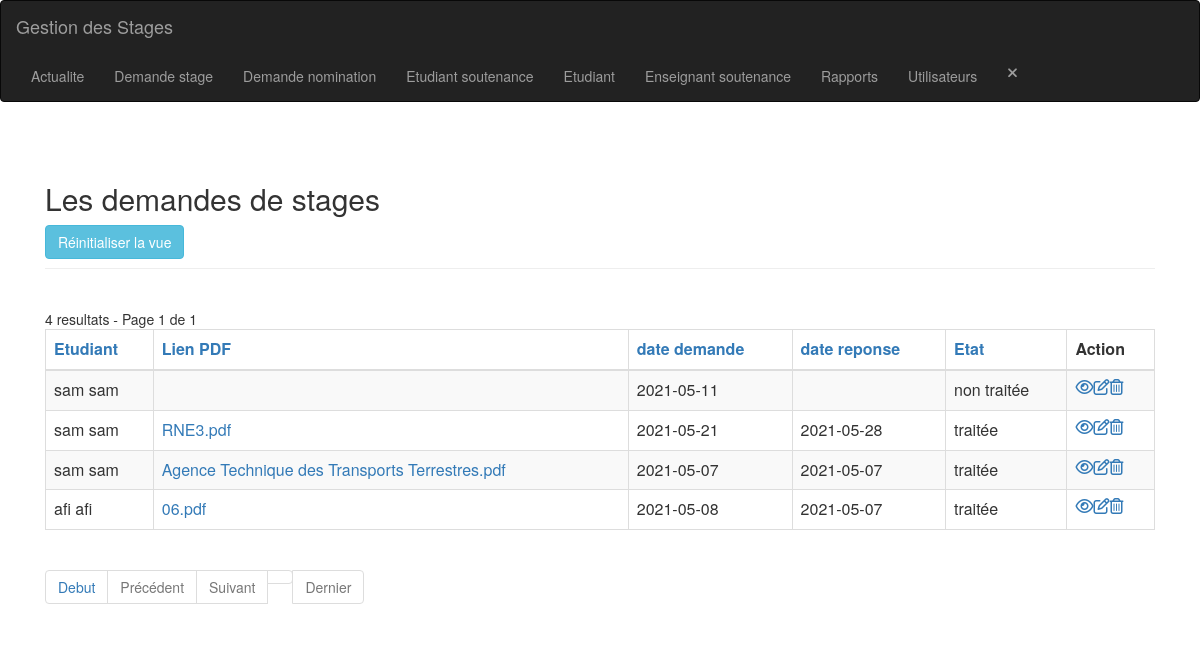
The page /demande_stage-index.php (signed in) on the database its author committed.
### tables this page shows
CREATE TABLE IF NOT EXISTS `demande_stage` (
  `id` int(11) NOT NULL AUTO_INCREMENT,
  `id_etudiant` int(11) NOT NULL,
  `nom_pdf` varchar(250) NOT NULL,
  `date_demande` varchar(15) NOT NULL,
  `date_reponse` varchar(15) NOT NULL,
  `etat` int(11) NOT NULL,
  PRIMARY KEY (`id`),
  KEY `demande_stage_ibfk_1` (`id_etudiant`)
);

CREATE TABLE IF NOT EXISTS `utilisateur` (
  `id` int(11) NOT NULL AUTO_INCREMENT,
  `nom` varchar(30) NOT NULL,
  `prenom` varchar(30) NOT NULL,
  `tel` int(30) NOT NULL,
  `email` varchar(50) NOT NULL,
  `adresse` varchar(50) NOT NULL,
  `cin` varchar(10) NOT NULL,
  `login` varchar(30) NOT NULL,
  `pwd` varchar(30) NOT NULL,
  `approuver` int(11) NOT NULL,
  `type` int(11) NOT NULL,
  PRIMARY KEY (`id`),
  UNIQUE KEY `login` (`login`)
);

### config.php (called while the page is built, shortened)
<?php
$no_of_records_per_page = 8;

### function.php (called while the page is built)
<?php
function getEtudiantName($link, $id)
{
    $nom = '';
    $sql = "SELECT nom,prenom FROM utilisateur WHERE id = $id";
    if ($stmt = mysqli_prepare($link, $sql)) {
        if (mysqli_stmt_execute($stmt)) {
            $result = mysqli_stmt_get_result($stmt);
            if (mysqli_num_rows($result) == 1) {
                $row = mysqli_fetch_array($result, MYSQLI_ASSOC);
                $nom = $row["nom"] . ' ' . $row["prenom"];
            }
        }
    }
    return $nom;
}
function getEtat($etat)
{
    if ($etat) {
        return 'traitée';
    } else {
        return 'non traitée';
    }
}

### demande_stage-index.php (the view, shortened to what this page needs)
<?php
include_once('header.php');
include_once('navbar.php');
include_once('function.php');
?>
<section class="pt-5">
    <div class="container-fluid">
        <div class="row">
            <div class="col-md-12">
                <div class="page-header clearfix">
                    <h2 class="float-left">Les demandes de stages</h2>
                    <a href="demande_stage-index.php" class="btn btn-info float-right mr-2">Réinitialiser la vue</a>
                </div>
                <br>
                <?php
                require_once "config.php";
                $domain     = $_SERVER['HTTP_HOST'];
                $script   = $_SERVER['SCRIPT_NAME'];
                $parameters   = $_SERVER['QUERY_STRING'];
                $protocol = strpos(strtolower($_SERVER['SERVER_PROTOCOL']), 'https')
                    === FALSE ? 'http' : 'https';
                $currenturl = $protocol . '://' . $domain . $script . '?' . $parameters;
                if (isset($_GET['pageno'])) {
                    $pageno = $_GET['pageno'];
                } else {
                    $pageno = 1;
                }
                $offset = ($pageno - 1) * $no_of_records_per_page;
                $total_pages_sql = "SELECT COUNT(*) FROM demande_stage";
                $result = mysqli_query($link, $total_pages_sql);
                $total_rows = mysqli_fetch_array($result)[0];
                $total_pages = ceil($total_rows / $no_of_records_per_page);
                $order = 'id';
                $sort = 'desc';
                $wheresql = '';
                $sql = "SELECT * FROM demande_stage " . $wheresql . " ORDER BY $order $sort LIMIT $offset, $no_of_records_per_page";
                $count_pages = "SELECT * FROM demande_stage " . $wheresql;
                if (!empty($_GET['search'])) {
                    $search = ($_GET['search']);
                    $sql = "SELECT * FROM demande_stage
                            WHERE CONCAT (id_etudiant,nom_pdf,date_demande,date_reponse,etat)
                            LIKE '%$search%'
                            ORDER BY $order $sort
                            LIMIT $offset, $no_of_records_per_page";
                    $count_pages = "SELECT * FROM demande_stage
                            WHERE CONCAT (id_etudiant,nom_pdf,date_demande,date_reponse,etat)
                            LIKE '%$search%'
                            ORDER BY $order $sort";
                } else {
                    $search = "";
                }
                if ($result = mysqli_query($link, $sql)) {
                    if (mysqli_num_rows($result) > 0) {
                        if ($result_count = mysqli_query($link, $count_pages)) {
                            $total_pages = ceil(mysqli_num_rows($result_count) / $no_of_records_per_page);
                        }
                        $number_of_results = mysqli_num_rows($result_count);
                        echo " " . $number_of_results . " resultats - Page " . $pageno . " de " . $total_pages;
                        echo "<table class='table table-bordered table-striped'>";
                        echo "<thead>";
                        echo "<tr>";
                        echo "<th><a href=?search=$search&sort=&order=id_etudiant&sort=$sort>Etudiant</th>";
                        echo "<th><a href=?search=$search&sort=&order=nom_pdf&sort=$sort>Lien PDF</th>";
                        echo "<th><a href=?search=$search&sort=&order=date_demande&sort=$sort>date demande</th>";
                        echo "<th><a href=?search=$search&sort=&order=date_reponse&sort=$sort>date reponse</th>";
                        echo "<th><a href=?search=$search&sort=&order=etat&sort=$sort>Etat</th>";
                        echo "<th>Action</th>";
                        echo "</tr>";
                        echo "</thead>";
                        echo "<tbody>";
                        while ($row = mysqli_fetch_array($result)) {
                            echo "<tr>";
                            echo "<td>" . getEtudiantName($link, $row['id_etudiant']) . "</td>";
                            echo "<td><a href='/stages_/stages/demandes/" . $row['nom_pdf'] . "'>" . $row['nom_pdf'] . "</a></td>";
                            echo "<td>" . $row['date_demande'] . "</td>";
                            echo "<td>" . $row['date_reponse'] . "</td>";
                            echo "<td>" . getEtat($row['etat']) . "</td>";
                            echo "<td>";
                            echo "<a href='demande_stage-read.php?id=" . $row['id'] . "' title='Afficher enregistrement' data-toggle='tooltip'><i class='far fa-eye'></i></a>";
                            if ($_SESSION['users']['type'] == 3) {
                                echo "<a href='demande_stage-update.php?id=" . $row['id'] . "' title='Mettre à jour enregistrement' data-toggle='tooltip'><i class='far fa-edit'></i></a>";
                                echo "<a href='demande_stage-delete.php?id=" . $row['id'] . "' title='Supprimer enregistrement' data-toggle='tooltip'><i class='far fa-trash-alt'></i></a>";
                            }
                            echo "</td>";
                            echo "</tr>";
                        }
                        echo "</tbody>";
                        echo "</table>";
                ?>
                        <ul class="pagination" align-right>
                            <?php
                            $new_url = preg_replace('/&?pageno=[^&]*/', '', $currenturl);
                            ?>
                            <li class="page-item"><a class="page-link" href="<?php echo $new_url . '&pageno=1' ?>">Debut</a></li>
                            <li class="page-item <?php if ($pageno <= 1) {
                                                        echo 'disabled';
                                                    } ?>">
                                <a class="page-link" href="<?php if ($pageno <= 1) {
                                                                echo '#';
                                                            } else {
                                                                echo $new_url . "&pageno=" . ($pageno - 1);
                                                            } ?>">Précédent</a>
                            </li>
                            <li class="page-item <?php if ($pageno >= $total_pages) {
                                                        echo 'disabled';
                                                    } ?>">
                                <a class="page-link" href="<?php if ($pageno >= $total_pages) {
                                                                echo '#';
                                                            } else {
                                                                echo $new_url . "&pageno=" . ($pageno + 1);
                                                            } ?>">Suivant</a>
                            </li>
                            <li class="page-item <?php if ($pageno >= $total_pages) {
                                                        echo 'disabled';
                                                    } ?>">
                                <a class="page-item"><a class="page-link" href="<?php echo $new_url . '&pageno=' . $total_pages; ?>">Dernier</a>
                            </li>
                        </ul>
                <?php
                    } else {
                        echo "<p class='lead'><em>Aucun enregistrement n'a été trouvé.</em></p>";
                    }
                } else {
                    echo "ERROR: Could not able to execute $sql. " . mysqli_error($link);
                }
                ?>
            </div>
        </div>
    </div>
</section>
<?php
include_once('footer.php');
?>
</body>
</html>

### rows shown on the page
demande_stage: id_etudiant.prenom "sam sam", date_demande "2021-05-11", etat "non traitée"
demande_stage: id_etudiant.prenom "sam sam", nom_pdf "RNE3.pdf", date_demande "2021-05-21", date_reponse "2021-05-28", etat "traitée"
demande_stage: id_etudiant.prenom "sam sam", nom_pdf "Agence Technique des Transports Terrestres.pdf", date_demande "2021-05-07", date_reponse "2021-05-07", etat "traitée"
demande_stage: id_etudiant.prenom "afi afi", nom_pdf "06.pdf", date_demande "2021-05-08", date_reponse "2021-05-07", etat "traitée"

### other values the page prints
$number_of_results "4"
$pageno "1"
$total_pages "1"
